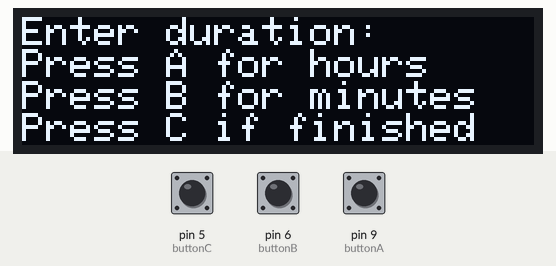
Simulated run of this sketch. Board: Arduino Uno, built with avr-gcc and run on an emulated ATmega328P. Parts: 128×32 one-colour display. Inputs (shaded band) come from the test bench; at power-on: pin 6 (buttonB) HIGH, pin 9 (buttonA) HIGH, pin 5 (buttonC) HIGH. The display library's start-up logo is not drawn; what the sketch prints to the serial monitor is not drawn.

Above: at 3.2 s.
3.3 s: pin 6 (buttonB) pulled LOW for 0.15 s
At 3.6 s:
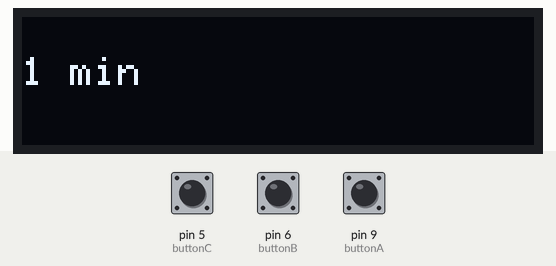
4.9 s: pin 9 (buttonA) pulled LOW for 0.15 s
At 5.7 s:
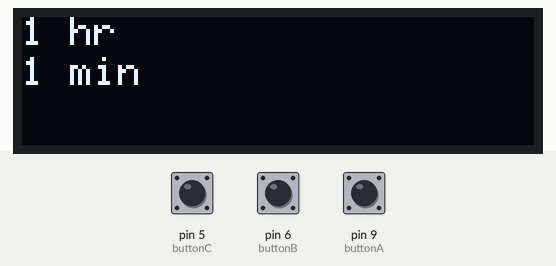
6.5 s: pin 5 (buttonC) pulled LOW for 0.15 s
At 7.6 s:
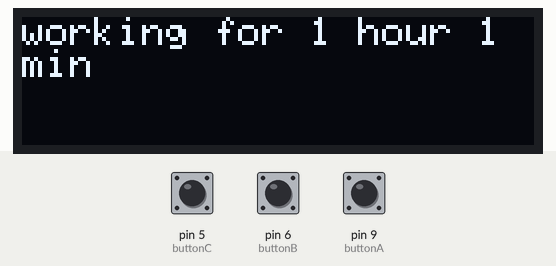
9.6 s: pin 9 (buttonA) pulled LOW for 1 s
At 11.0 s:
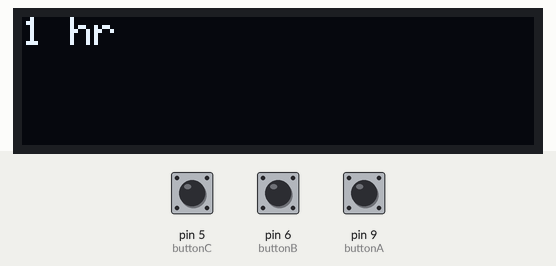
12.1 s: pin 5 (buttonC) pulled LOW for 1 s
At 13.2 s:
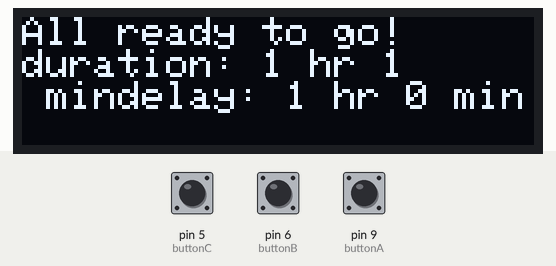
14.6 s: pin 9 (buttonA) pulled LOW for 0.15 s
At 15.5 s:
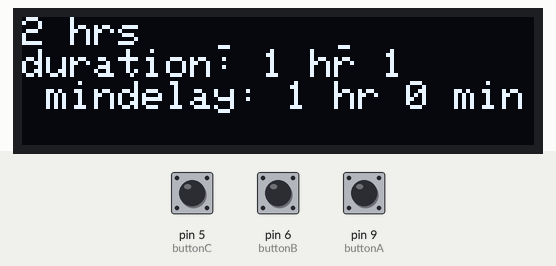
Timing chart, 0 to 17.2 s (numbered marks = the images above; inputs shaded):
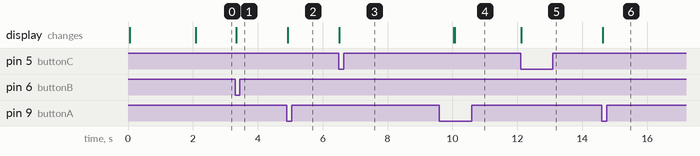

Measured:
- after the input at 3.3 s, the display: changes at once (image 1)
- after the input at 4.9 s, the display: changes at once (image 2)
- after the input at 6.5 s, the display: changes at once (image 3)
- after the input at 9.6 s, the display: first differs from a run without the input after 0.47 s (image 4)
- after the input at 12.1 s, the display: changes at once (image 5)
- after the input at 14.6 s, the display: changes at once (image 6)

The sketch:

oledworks2.ino
```cpp
// THIS IS VERSION2 OLED
// version1 -> version2
// trying to make another display screen after it takes in
// hours and minutes and clicks C
#include <SPI.h>
#include <Wire.h>
#include <Adafruit_GFX.h>
#include <Adafruit_SSD1306.h>

Adafruit_SSD1306 display = Adafruit_SSD1306(128, 32, &Wire);

  #define buttonA  9
  #define buttonB  6
  #define buttonC  5

// variables for counters
int countA = 0;
int countB = 0;
int countC = 0;
int firstA = 0; // countA will be stored in here so countA can be used again
int firstB = 0; // countB will be stored in here so countB can be used again

int buttonStateA = 0;
int buttonStateB = 0;
int buttonStateC = 0;
int lastButtonStateA = 0;
int lastButtonStateB = 0;
int lastButtonStateC = 0;


void setup() {
  Serial.begin(9600);
  // initialize the button pin as a input:
  pinMode(buttonA, INPUT_PULLUP);
  pinMode(buttonB, INPUT_PULLUP);
  pinMode(buttonC, INPUT_PULLUP);

  // SSD1306_SWITCHCAPVCC = generate display voltage from 3.3V internally
  display.begin(SSD1306_SWITCHCAPVCC, 0x3C); // Address 0x3C for 128x32

  // Show initial display buffer contents on the screen --
  // the library initializes this with an Adafruit splash screen.
  display.display();

  // Clear the buffer.
  display.clearDisplay();

  display.setTextSize(1);
  display.setTextColor(WHITE);
  display.setCursor(0,0);
  display.print("Welcome to WATERSAMPLER");
  display.setCursor(0,0);
  display.display();
  delay(2000);
  display.clearDisplay();

  display.println("Enter duration: ");
  display.println("Press A for hours");
  display.println("Press B for minutes");
  display.print("Press C if finished");
  display.setTextSize(0.8);
  display.display();

}


//int whichbutton = 0;

void loop() {
  if ((countA == 0) && (countB == 0)) {
    display.clearDisplay();
  }
  // read the pushbutton input pin:
  buttonStateA = digitalRead(buttonA);
  buttonStateB = digitalRead(buttonB);
  buttonStateC = digitalRead(buttonC);
  //display.clearDisplay();
  // compare the buttonState to its previous state
  if (buttonStateA != lastButtonStateA) {
    // if the state has changed, increment the counter
    if (buttonStateA == LOW) {
      // if the current state is LOW then the button was pressed
      // delete line by drawing black pixels over it
      for (int a=0; a <127; a++) {
        for (int b=0; b<=6; b++) {
          display.drawPixel(a,b,BLACK);
        }
      }
      Serial.println("black");


      // done deleting
      countA++;
      // this is when you want to go back to 0 for- ex) when you input wrong number
      if (countA == 25) {
        countA = 0;
      }
      Serial.print(countA);
      Serial.println(" hours");
      display.setTextColor(WHITE); // set it back to white to write
      display.setCursor(0,0);
      //display.clearDisplay();

      display.print(countA);
      if (countA == 1 || countA == 0) {
        display.print(" hr");
      }
      else
        display.print(" hrs");
      display.display();

    }
  }

  if (buttonStateB != lastButtonStateB) {
    if (buttonStateB == LOW) {
      // delete line by drawing black pixel over it
      for (int c=0; c <127; c++) {
        for (int d=0; d<=10; d++) {
          display.drawPixel(c,(d+7),BLACK);
        }
      }
      Serial.println("black");
      //display.print(buttonPushCounterA);
      //display.print(" hours");
      // done deleting
      countB++;
      // this is when you want to go back to 0 for- ex) when you input wrong number
      if (countB == 60) {
        countB = 0;
      }
      Serial.print(countB);
      Serial.println(" minutes");
      display.setTextColor(WHITE); // set text back to white to write
      display.setCursor(0,10);
      //display.clearDisplay();

      display.print(countB);
      if (countB == 1 || countB == 0) {
        display.print(" min");
      }
      else
        display.print(" mins");
      display.display();

    }
  }

  // this is when the user is finished
  // program delay!!
  if (buttonStateC != lastButtonStateC) {
    if (buttonStateC == LOW) {
       if (countC != 0) {
      display.clearDisplay();
      display.setCursor(0,0);
      display.println("All ready to go!");
      display.print("duration: ");
      display.print(firstA);
      if (firstA == 1 || firstA == 0) {
        display.print(" hr ");
      }
      else
        display.print(" hrs ");
      display.println(firstB);
      if (firstB == 1 || firstB == 0) {
        display.print(" min");
      }
      else
        display.println(" mins");
      display.print("delay: ");
      display.print(countA);
      if (countA == 1 || countA == 0) {
        display.print(" hr ");
      }
      else
        display.print(" hrs ");
      display.print(countB);
      if (countB == 1 || countB == 0) {
        display.print(" min");
      }
      else
        display.print(" mins");
      display.display();

    }
      else {
      // display for user
      display.clearDisplay();
      display.setCursor(0,0);
      display.print("working for ");
      display.print(countA);
      if (countA == 1 || countA == 0) {
        display.print(" hour ");
      }
      else
        display.print(" hours ");
      display.print(countB);
      if (countB == 1 || countB == 0) {
        display.print(" min");
      }
      else
        display.print(" minutes");
      display.display();
      delay(3500);

      firstA = countA;
      firstB = countB;
      // refresh countA and countB
      countA = 0;
      countB = 0;

      // buffer interface
      display.clearDisplay();
      display.setCursor(0,0);
      display.println("Enter initial delay: ");
      display.println("Press A for hours");
      display.println("Press B for minutes");
      display.print("Press C if finished");
      display.setTextSize(1);
      display.display();
      }

      countC++;

    }
  }

  // save the current state as the last state,
  //for next time through the loop
  lastButtonStateA = buttonStateA;
  lastButtonStateB = buttonStateB;
  lastButtonStateC = buttonStateC;

}
```
